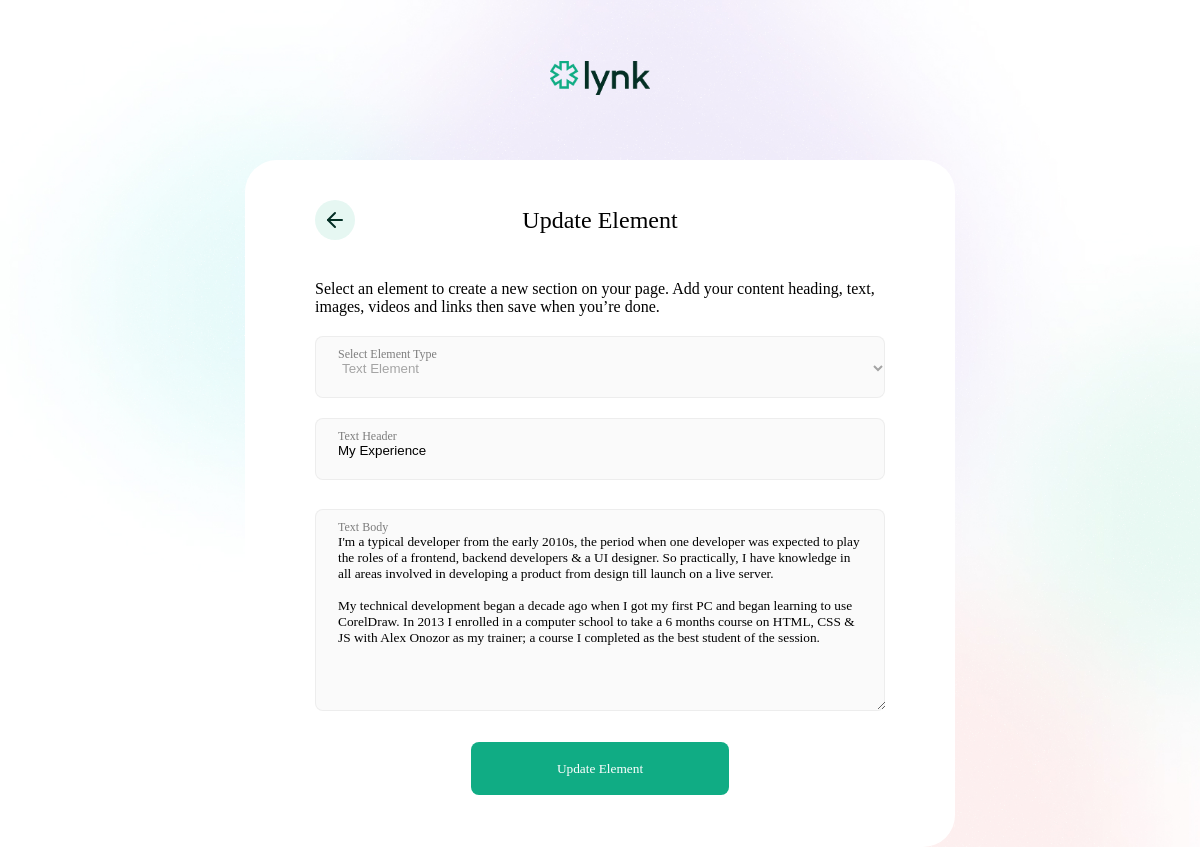
Page /profile/1/elements/edit/6/ on the committed database.
### lynk/models.py (models this page shows, shortened)
class Element(models.Model):
    ELEMENT_TYPES = [
        ('', 'Select an Element Type'),
        ('text', 'Text Element'),
        ('link', 'Website Link'),
        ('youtube', 'Youtube Video'),
    ]
    user = models.ForeignKey(User, on_delete=models.CASCADE)
    item_type = models.CharField(max_length=50, choices=ELEMENT_TYPES)
    text_header = models.CharField(max_length=50, blank=True)
    text_body = models.TextField(blank=True, null=True)
    yt_link = models.CharField(max_length=50, blank=True)
    web_link = models.CharField(max_length=50, blank=True)
    web_link_header = models.CharField(max_length=50, blank=True)
    objects = models.Manager()

### lynk/views.py (the view)
def edit_element(request, element_id, user_id):
    try:
        user = User.objects.get(pk=user_id)
        element = Element.objects.get(pk=element_id)
        form = UpdateElementForm(instance=element)
        context = {
            'form': form,
            'element': element,
            'user': user,
        }
        return render(request, "lynk/elements/edit.html", context)
    except Element.DoesNotExist:
        raise Http404("Element does not exist")

### lynk/forms.py (shortened to what this page needs)
class UpdateElementForm(forms.ModelForm):
    class Meta:
        model = Element
        fields = ('text_header', 'text_body',
                  'yt_link', 'web_link', 'web_link_header')

### lynk/templates/lynk/elements/edit.html (shortened to what this page needs)
{% extends "lynk/ui/profile.html" %}
{% block content %}
{% load static%}
<div class="card edit-profile-card">
  <div class="edit-profile">
    <div class="form-header">
      <div class="back-button">
        <a href="{% url 'profile' user_id=user.id %}">
          <div class="back-button-inner">
            <img src="{% static "lynk/images/icons/back.svg"%}" alt="">
          </div>
        </a>
      </div>
      <span class="header-title">Update Element</span>
    </div>
    <form action="{% url 'update_element' element_id=element.id user_id=user.id %}" method="post">
      <div class="form-explainer">
        Select an element to create a new section on your page. Add your content heading, text, images, videos and links
        then save when you’re done.
      </div>
      <div class="field">
        <div class="field__">
          <div class="input_box">
            <label class="{{ form.item_type.id_for_label }} label">Select Element Type</label>
            <select id="id_item_type">
              {%if element.item_type == "text" %}
              <option value="text">Text Element</option>
              {% elif element.item_type == "link" %}
              <option value="link">Website Link</option>
              {% elif element.item_type == "youtube" %}
              <option value="youtube">Youtube Video</option>
              {% endif %}
            </select>
          </div>
        </div>
      </div>
      {%if element.item_type == "text" %}
      {% include './text-form.html' with form=form %}
      {% elif element.item_type == "link" %}
      {% include './web-form.html' with form=form %}
      {% elif element.item_type == "youtube" %}
      {% include './yt-form.html' with form=form %}
      {% endif %}
      <input type="submit" class="signup_btn" value="Update Element" />
    </form>
  </div>
</div>
{%endblock%}

### lynk/templates/lynk/elements/text-form.html
<div class="text-el-form">
  <div class="field">
    <div class="field__">
      <div class="input_box">
        <label class="{{ form.text_header.id_for_label }} label">Text Header</label>
        {{ form.text_header }}
      </div>
    </div>
  </div>
  <div class="field text-field">
    <div class="field__">
      <div class="input_box">
        <label class="{{ form.text_body.id_for_label }} label">Text Body</label>
        {{ form.text_body }}
      </div>
    </div>
  </div>
</div>

### lynk/static/lynk/css/main.css (style rules this page uses)
body { background-image: url(../images/backgound.jpg); background-size: cover; background-attachment: fixed; max-width: 1728px; height: 100%; padding: 0; margin: 0 auto; font-family: TomatoGrotesk; }

### lynk/static/lynk/css/cards.css (style rules this page uses)
.card { background: #ffffff; max-width: 630px; padding: 40px; border-radius: 32px; width: 100%; height: 100%; margin: 0 auto; }

### lynk/static/lynk/css/inputs.css (style rules this page uses)
.field, .text-el-form .field, .web-el-form .field, .yt-el-form .field { height: auto; display: flex; align-items: center; justify-content: space-between; background: #fff; border-radius: 8px; background: transparent; position: relative; max-width: 100%; width: 100%; }
.field__ { background: #fafafa; border: 1px solid rgba(0, 0, 0, 0.05); width: 100%; height: 60px; display: flex; align-items: center; justify-content: space-between; border-radius: 8px; }
.field__ .input_box { display: flex; flex-direction: column; padding: 0; margin: 0; width: 100%; height: 100%; }
.field__ .input_box .label { font-style: normal; font-weight: 400; font-size: 12px; line-height: 15px; color: rgba(0, 0, 0, 0.5); position: absolute; width: 100%; height: 100%; padding: 10px 22px; box-sizing: border-box; }
.field__ .input_box input, .field__ .input_box textarea, .field__ .input_box select { position: absolute; width: 100%; height: 100%; outline: none; border: none; background: none; padding: 10px 22px; box-sizing: border-box; }
form .signup_btn { display: flex; justify-content: center; align-items: center; color: white; padding: 16px 20px; background: #10ac84; border-radius: 8px; cursor: pointer; margin: 12px auto; width: 258px; height: 53px; font-family: "U8"; border: none; }
.text-el-form, .web-el-form, .yt-el-form { width: 100%; display: none; flex-direction: column; gap: 30px; }
.field__ .input_box textarea { position: absolute; width: 100%; height: 200px; outline: none; border: none; background: none; padding: 24px 22px 10px; box-sizing: border-box; font-family: "U8"; }
.field.text-field { height: 200px !important; }
.field.text-field .field__ { height: 100% !important; }

### lynk/static/lynk/css/auth.css (style rules this page uses)
.signup, .edit-profile { display: flex; flex-direction: column; align-items: center; padding: 0 30px; }
.signup-card, .edit-profile-card { padding-bottom: 40px; }
.signup form, .edit-profile form { margin-top: 40px; display: flex; flex-direction: column; width: 100%; align-items: center; gap: 20px; }
.edit-profile .form-header { width: 100%; font-family: "U8"; font-style: normal; font-weight: 400; font-size: 24px; line-height: 28px; position: relative; display: flex; align-items: center; height: 40px; justify-content: center; }
.edit-profile .form-header .back-button { position: absolute; top: 0; left: 0; width: 40px; height: 40px; background: rgba(16, 172, 132, 0.1); border-radius: 20px; }
.edit-profile .form-header .back-button .back-button-inner { position: relative; width: 100%; height: 100%; }
.edit-profile .form-header .back-button .back-button-inner img { top: 50%; right: 50%; transform: translate(50%, -50%); position: absolute; }

### rows in the picture
Element: item_type "Text Element", text_header "My Experience", text_body "I'm a typical developer from the early 2010s, the period when one developer was expected to play the roles of a frontend, backend developers & a UI designer. So practically, I have knowledge in all areas involved in developing a product from design till launch on a live server. My technical development began a decade ago when I got my first PC and began learning to use CorelDraw. In 2013 I enrolled in a computer school to take a 6 months course on HTML, CSS & JS with Alex Onozor as my trainer; a course I completed as the best student of the session."
